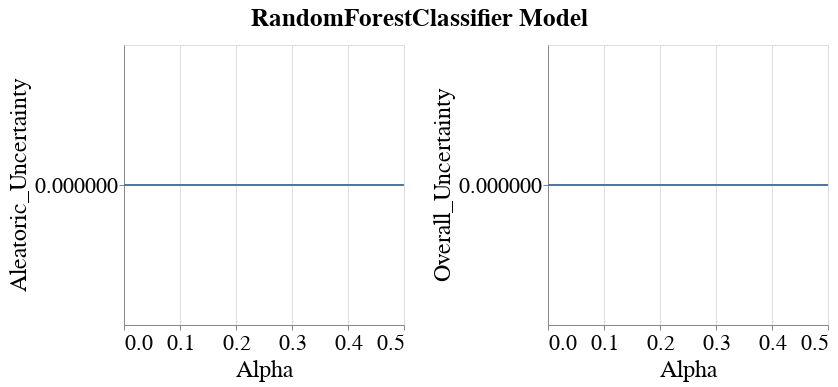

Notebook code for this chart:
### Code cell
visualizer.create_subgroup_metrics_line_band_plot(model_name=MODEL_NAMES[0],
                                                  subgroup_metrics=['Aleatoric_Uncertainty', 'Overall_Uncertainty'],
                                                  subgroup='sex_priv')

### Figure 1 — Vega-Lite specification as saved in the notebook (floating-point values rounded to 4 significant figures)
{"config": {"view": {"continuousWidth": 400, "continuousHeight": 300}, "axis": {"labelFontSize": 22, "labelFontWeight": "normal", "titleFontSize": 24, "titleFontWeight": "normal"}, "legend": {"labelFontSize": 22, "symbolStrokeWidth": 10, "titleFontSize": 24}, "title": {"fontSize": 22}}, "vconcat": [{"hconcat": [{"layer": [{"mark": {"type": "errorband", "extent": "ci"}, "encoding": {"x": {"field": "Intervention_Param", "title": "Alpha", "type": "quantitative"}, "y": {"field": "Metric_Value", "scale": {"zero": false}, "title": "Aleatoric_Uncertainty", "type": "quantitative"}}}, {"mark": "line", "encoding": {"x": {"field": "Intervention_Param", "title": "Alpha", "type": "quantitative"}, "y": {"aggregate": "mean", "field": "Metric_Value", "scale": {"zero": false}, "title": "Aleatoric_Uncertainty", "type": "quantitative"}}}], "height": 280, "width": 280}, {"layer": [{"mark": {"type": "errorband", "extent": "ci"}, "encoding": {"x": {"field": "Intervention_Param", "title": "Alpha", "type": "quantitative"}, "y": {"field": "Metric_Value", "scale": {"zero": false}, "title": "Overall_Uncertainty", "type": "quantitative"}}}, {"mark": "line", "encoding": {"x": {"field": "Intervention_Param", "title": "Alpha", "type": "quantitative"}, "y": {"aggregate": "mean", "field": "Metric_Value", "scale": {"zero": false}, "title": "Overall_Uncertainty", "type": "quantitative"}}}], "data": {"name": "data-c2c1f141a7aa5a81c9f8e389ad3a9cf1"}, "height": 280, "width": 280}]}], "data": {"name": "data-1f81e637866661900802df1b467061fe"}, "title": {"text": "RandomForestClassifier Model", "anchor": "middle", "dy": -10, "fontSize": 25}, "$schema": "https://vega.github.io/schema/vega-lite/v4.17.0.json", "datasets": {"data-1f81e637866661900802df1b467061fe": [{"Metric": "Aleatoric_Uncertainty", "Model_Name": "RandomForestClassifier", "Model_Params": "{'bootstrap': True, 'ccp_alpha': 0.0, 'class_weight': None, 'criterion': 'gini', 'max_depth': 10, 'max_features': 'sqrt', 'max_leaf_nodes': None, 'max_samples': None, 'min_impurity_decrease': 0.0, 'min_samples_leaf': 1, 'min_samples_split': 2, 'min_weight_fraction_leaf': 0.0, 'n_estimators': 100, 'n_jobs': None, 'oob_score': False, 'random_state': 300, 'verbose': 0, 'warm_start': False}", "Dataset_Name": "StudentPerformance", "Num_Estimators": 50, "Tag": "OK", "Record_Create_Date_Time": "2023-10-31T13:04:30.265000", "Session_Uuid": "d6928365-954d-40c7-ab91-ed709a093c26", "Experiment_Iteration": "Exp_iter_3", "Dataset_Split_Seed": 300, "Model_Init_Seed": 300, "Fair_Intervention_Params_Lst": "[0.0, 0.1, 0.2, 0.3, 0.4, 0.5]", "Intervention_Param": 0.0, "Subgroup": "sex_priv", "Metric_Value": 0.0}, {"Metric": "Aleatoric_Uncertainty", "Model_Name": "RandomForestClassifier", "Model_Params": "{'bootstrap': True, 'ccp_alpha': 0.0, 'class_weight': None, 'criterion': 'gini', 'max_depth': 10, 'max_features': 'sqrt', 'max_leaf_nodes': None, 'max_samples': None, 'min_impurity_decrease': 0.0, 'min_samples_leaf': 1, 'min_samples_split': 2, 'min_weight_fraction_leaf': 0.0, 'n_estimators': 100, 'n_jobs': None, 'oob_score': False, 'random_state': 300, 'verbose': 0, 'warm_start': False}", "Dataset_Name": "StudentPerformance", "Num_Estimators": 50, "Tag": "OK", "Record_Create_Date_Time": "2023-10-31T13:05:32.202000", "Session_Uuid": "d6928365-954d-40c7-ab91-ed709a093c26", "Experiment_Iteration": "Exp_iter_3", "Dataset_Split_Seed": 300, "Model_Init_Seed": 300, "Fair_Intervention_Params_Lst": "[0.0, 0.1, 0.2, 0.3, 0.4, 0.5]", "Intervention_Param": 0.1, "Subgroup": "sex_priv", "Metric_Value": 0.0}, {"Metric": "Aleatoric_Uncertainty", "Model_Name": "RandomForestClassifier", "Model_Params": "{'bootstrap': True, 'ccp_alpha': 0.0, 'class_weight': None, 'criterion': 'gini', 'max_depth': 10, 'max_features': 'sqrt', 'max_leaf_nodes': None, 'max_samples': None, 'min_impurity_decrease': 0.0, 'min_samples_leaf': 1, 'min_samples_split': 2, 'min_weight_fraction_leaf': 0.0, 'n_estimators': 100, 'n_jobs': None, 'oob_score': False, 'random_state': 300, 'verbose': 0, 'warm_start': False}", "Dataset_Name": "StudentPerformance", "Num_Estimators": 50, "Tag": "OK", "Record_Create_Date_Time": "2023-10-31T13:06:32.221000", "Session_Uuid": "d6928365-954d-40c7-ab91-ed709a093c26", "Experiment_Iteration": "Exp_iter_3", "Dataset_Split_Seed": 300, "Model_Init_Seed": 300, "Fair_Intervention_Params_Lst": "[0.0, 0.1, 0.2, 0.3, 0.4, 0.5]", "Intervention_Param": 0.2, "Subgroup": "sex_priv", "Metric_Value": 0.0}, {"Metric": "Aleatoric_Uncertainty", "Model_Name": "RandomForestClassifier", "Model_Params": "{'bootstrap': True, 'ccp_alpha': 0.0, 'class_weight': None, 'criterion': 'gini', 'max_depth': 10, 'max_features': 'sqrt', 'max_leaf_nodes': None, 'max_samples': None, 'min_impurity_decrease': 0.0, 'min_samples_leaf': 1, 'min_samples_split': 2, 'min_weight_fraction_leaf': 0.0, 'n_estimators': 100, 'n_jobs': None, 'oob_score': False, 'random_state': 300, 'verbose': 0, 'warm_start': False}", "Dataset_Name": "StudentPerformance", "Num_Estimators": 50, "Tag": "OK", "Record_Create_Date_Time": "2023-10-31T13:07:18.756000", "Session_Uuid": "d6928365-954d-40c7-ab91-ed709a093c26", "Experiment_Iteration": "Exp_iter_3", "Dataset_Split_Seed": 300, "Model_Init_Seed": 300, "Fair_Intervention_Params_Lst": "[0.0, 0.1, 0.2, 0.3, 0.4, 0.5]", "Intervention_Param": 0.3, "Subgroup": "sex_priv", "Metric_Value": 0.0}, {"Metric": "Aleatoric_Uncertainty", "Model_Name": "RandomForestClassifier", "Model_Params": "{'bootstrap': True, 'ccp_alpha': 0.0, 'class_weight': None, 'criterion': 'gini', 'max_depth': 10, 'max_features': 'sqrt', 'max_leaf_nodes': None, 'max_samples': None, 'min_impurity_decrease': 0.0, 'min_samples_leaf': 1, 'min_samples_split': 2, 'min_weight_fraction_leaf': 0.0, 'n_estimators': 100, 'n_jobs': None, 'oob_score': False, 'random_state': 300, 'verbose': 0, 'warm_start': False}", "Dataset_Name": "StudentPerformance", "Num_Estimators": 50, "Tag": "OK", "Record_Create_Date_Time": "2023-10-31T13:08:16.227000", "Session_Uuid": "d6928365-954d-40c7-ab91-ed709a093c26", "Experiment_Iteration": "Exp_iter_3", "Dataset_Split_Seed": 300, "Model_Init_Seed": 300, "Fair_Intervention_Params_Lst": "[0.0, 0.1, 0.2, 0.3, 0.4, 0.5]", "Intervention_Param": 0.4, "Subgroup": "sex_priv", "Metric_Value": 0.0}, {"Metric": "Aleatoric_Uncertainty", "Model_Name": "RandomForestClassifier", "Model_Params": "{'bootstrap': True, 'ccp_alpha': 0.0, 'class_weight': None, 'criterion': 'gini', 'max_depth': 10, 'max_features': 'sqrt', 'max_leaf_nodes': None, 'max_samples': None, 'min_impurity_decrease': 0.0, 'min_samples_leaf': 1, 'min_samples_split': 2, 'min_weight_fraction_leaf': 0.0, 'n_estimators': 100, 'n_jobs': None, 'oob_score': False, 'random_state': 300, 'verbose': 0, 'warm_start': False}", "Dataset_Name": "StudentPerformance", "Num_Estimators": 50, "Tag": "OK", "Record_Create_Date_Time": "2023-10-31T13:09:05.414000", "Session_Uuid": "d6928365-954d-40c7-ab91-ed709a093c26", "Experiment_Iteration": "Exp_iter_3", "Dataset_Split_Seed": 300, "Model_Init_Seed": 300, "Fair_Intervention_Params_Lst": "[0.0, 0.1, 0.2, 0.3, 0.4, 0.5]", "Intervention_Param": 0.5, "Subgroup": "sex_priv", "Metric_Value": 0.0}], "data-c2c1f141a7aa5a81c9f8e389ad3a9cf1": [{"Metric": "Overall_Uncertainty", "Model_Name": "RandomForestClassifier", "Model_Params": "{'bootstrap': True, 'ccp_alpha': 0.0, 'class_weight': None, 'criterion': 'gini', 'max_depth': 10, 'max_features': 'sqrt', 'max_leaf_nodes': None, 'max_samples': None, 'min_impurity_decrease': 0.0, 'min_samples_leaf': 1, 'min_samples_split': 2, 'min_weight_fraction_leaf': 0.0, 'n_estimators': 100, 'n_jobs': None, 'oob_score': False, 'random_state': 300, 'verbose': 0, 'warm_start': False}", "Dataset_Name": "StudentPerformance", "Num_Estimators": 50, "Tag": "OK", "Record_Create_Date_Time": "2023-10-31T13:04:30.265000", "Session_Uuid": "d6928365-954d-40c7-ab91-ed709a093c26", "Experiment_Iteration": "Exp_iter_3", "Dataset_Split_Seed": 300, "Model_Init_Seed": 300, "Fair_Intervention_Params_Lst": "[0.0, 0.1, 0.2, 0.3, 0.4, 0.5]", "Intervention_Param": 0.0, "Subgroup": "sex_priv", "Metric_Value": 0.0}, {"Metric": "Overall_Uncertainty", "Model_Name": "RandomForestClassifier", "Model_Params": "{'bootstrap': True, 'ccp_alpha': 0.0, 'class_weight': None, 'criterion': 'gini', 'max_depth': 10, 'max_features': 'sqrt', 'max_leaf_nodes': None, 'max_samples': None, 'min_impurity_decrease': 0.0, 'min_samples_leaf': 1, 'min_samples_split': 2, 'min_weight_fraction_leaf': 0.0, 'n_estimators': 100, 'n_jobs': None, 'oob_score': False, 'random_state': 300, 'verbose': 0, 'warm_start': False}", "Dataset_Name": "StudentPerformance", "Num_Estimators": 50, "Tag": "OK", "Record_Create_Date_Time": "2023-10-31T13:05:32.202000", "Session_Uuid": "d6928365-954d-40c7-ab91-ed709a093c26", "Experiment_Iteration": "Exp_iter_3", "Dataset_Split_Seed": 300, "Model_Init_Seed": 300, "Fair_Intervention_Params_Lst": "[0.0, 0.1, 0.2, 0.3, 0.4, 0.5]", "Intervention_Param": 0.1, "Subgroup": "sex_priv", "Metric_Value": 0.0}, {"Metric": "Overall_Uncertainty", "Model_Name": "RandomForestClassifier", "Model_Params": "{'bootstrap': True, 'ccp_alpha': 0.0, 'class_weight': None, 'criterion': 'gini', 'max_depth': 10, 'max_features': 'sqrt', 'max_leaf_nodes': None, 'max_samples': None, 'min_impurity_decrease': 0.0, 'min_samples_leaf': 1, 'min_samples_split': 2, 'min_weight_fraction_leaf': 0.0, 'n_estimators': 100, 'n_jobs': None, 'oob_score': False, 'random_state': 300, 'verbose': 0, 'warm_start': False}", "Dataset_Name": "StudentPerformance", "Num_Estimators": 50, "Tag": "OK", "Record_Create_Date_Time": "2023-10-31T13:06:32.221000", "Session_Uuid": "d6928365-954d-40c7-ab91-ed709a093c26", "Experiment_Iteration": "Exp_iter_3", "Dataset_Split_Seed": 300, "Model_Init_Seed": 300, "Fair_Intervention_Params_Lst": "[0.0, 0.1, 0.2, 0.3, 0.4, 0.5]", "Intervention_Param": 0.2, "Subgroup": "sex_priv", "Metric_Value": 0.0}, {"Metric": "Overall_Uncertainty", "Model_Name": "RandomForestClassifier", "Model_Params": "{'bootstrap': True, 'ccp_alpha': 0.0, 'class_weight': None, 'criterion': 'gini', 'max_depth': 10, 'max_features': 'sqrt', 'max_leaf_nodes': None, 'max_samples': None, 'min_impurity_decrease': 0.0, 'min_samples_leaf': 1, 'min_samples_split': 2, 'min_weight_fraction_leaf': 0.0, 'n_estimators': 100, 'n_jobs': None, 'oob_score': False, 'random_state': 300, 'verbose': 0, 'warm_start': False}", "Dataset_Name": "StudentPerformance", "Num_Estimators": 50, "Tag": "OK", "Record_Create_Date_Time": "2023-10-31T13:07:18.756000", "Session_Uuid": "d6928365-954d-40c7-ab91-ed709a093c26", "Experiment_Iteration": "Exp_iter_3", "Dataset_Split_Seed": 300, "Model_Init_Seed": 300, "Fair_Intervention_Params_Lst": "[0.0, 0.1, 0.2, 0.3, 0.4, 0.5]", "Intervention_Param": 0.3, "Subgroup": "sex_priv", "Metric_Value": 0.0}, {"Metric": "Overall_Uncertainty", "Model_Name": "RandomForestClassifier", "Model_Params": "{'bootstrap': True, 'ccp_alpha': 0.0, 'class_weight': None, 'criterion': 'gini', 'max_depth': 10, 'max_features': 'sqrt', 'max_leaf_nodes': None, 'max_samples': None, 'min_impurity_decrease': 0.0, 'min_samples_leaf': 1, 'min_samples_split': 2, 'min_weight_fraction_leaf': 0.0, 'n_estimators': 100, 'n_jobs': None, 'oob_score': False, 'random_state': 300, 'verbose': 0, 'warm_start': False}", "Dataset_Name": "StudentPerformance", "Num_Estimators": 50, "Tag": "OK", "Record_Create_Date_Time": "2023-10-31T13:08:16.227000", "Session_Uuid": "d6928365-954d-40c7-ab91-ed709a093c26", "Experiment_Iteration": "Exp_iter_3", "Dataset_Split_Seed": 300, "Model_Init_Seed": 300, "Fair_Intervention_Params_Lst": "[0.0, 0.1, 0.2, 0.3, 0.4, 0.5]", "Intervention_Param": 0.4, "Subgroup": "sex_priv", "Metric_Value": 0.0}, {"Metric": "Overall_Uncertainty", "Model_Name": "RandomForestClassifier", "Model_Params": "{'bootstrap': True, 'ccp_alpha': 0.0, 'class_weight': None, 'criterion': 'gini', 'max_depth': 10, 'max_features': 'sqrt', 'max_leaf_nodes': None, 'max_samples': None, 'min_impurity_decrease': 0.0, 'min_samples_leaf': 1, 'min_samples_split': 2, 'min_weight_fraction_leaf': 0.0, 'n_estimators': 100, 'n_jobs': None, 'oob_score': False, 'random_state': 300, 'verbose': 0, 'warm_start': False}", "Dataset_Name": "StudentPerformance", "Num_Estimators": 50, "Tag": "OK", "Record_Create_Date_Time": "2023-10-31T13:09:05.414000", "Session_Uuid": "d6928365-954d-40c7-ab91-ed709a093c26", "Experiment_Iteration": "Exp_iter_3", "Dataset_Split_Seed": 300, "Model_Init_Seed": 300, "Fair_Intervention_Params_Lst": "[0.0, 0.1, 0.2, 0.3, 0.4, 0.5]", "Intervention_Param": 0.5, "Subgroup": "sex_priv", "Metric_Value": 0.0}]}}
